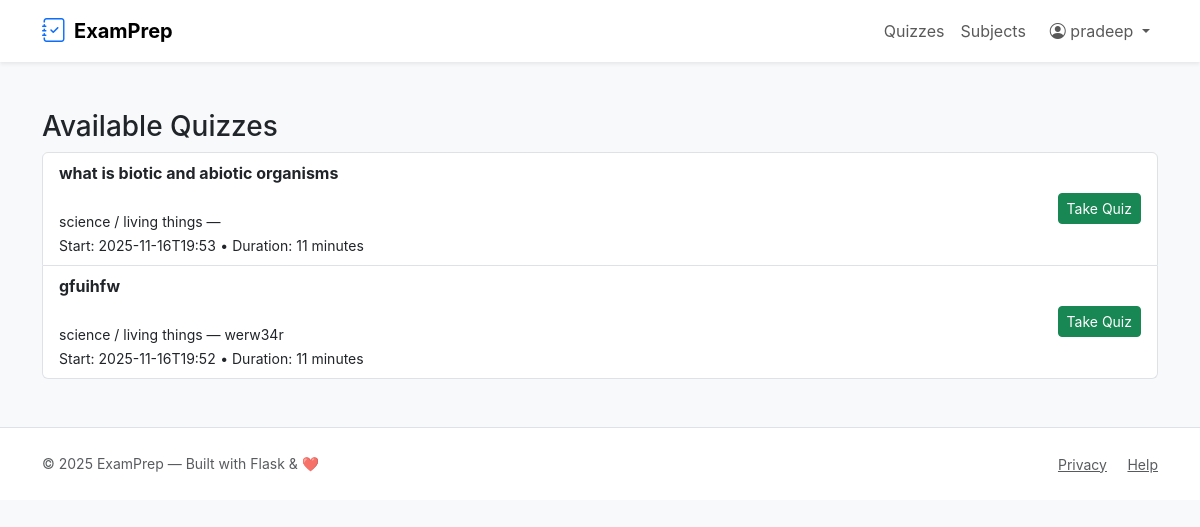
Page /quizzes (signed in) on the earlier database version.
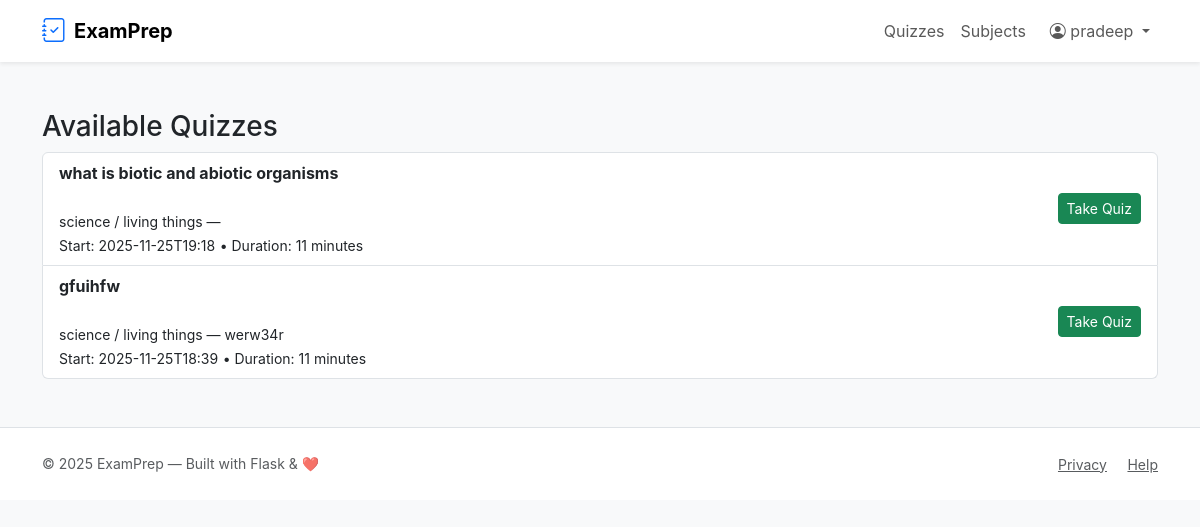
Same page on the later database version.
### tables this page shows
CREATE TABLE quizzes (
    id INTEGER PRIMARY KEY AUTOINCREMENT,
    chapter_id INTEGER NOT NULL,
    title TEXT NOT NULL,
    description TEXT,
    start_datetime TEXT,        -- ISO string e.g. 2025-11-16T10:00:00 (UTC)
    duration_minutes INTEGER,   -- duration in minutes (HH*60 + MM)
    is_active INTEGER DEFAULT 1,
    created_on TEXT NOT NULL DEFAULT (datetime('now')),
    FOREIGN KEY(chapter_id) REFERENCES chapters(id) ON DELETE CASCADE
);

CREATE TABLE subjects (
    id INTEGER PRIMARY KEY AUTOINCREMENT,
    name TEXT NOT NULL UNIQUE,
    description TEXT,
    created_on TEXT NOT NULL DEFAULT (datetime('now'))
);

CREATE TABLE chapters (
    id INTEGER PRIMARY KEY AUTOINCREMENT,
    subject_id INTEGER NOT NULL,
    name TEXT NOT NULL,
    description TEXT,
    created_on TEXT NOT NULL DEFAULT (datetime('now')),
    FOREIGN KEY(subject_id) REFERENCES subjects(id) ON DELETE CASCADE
);

### app.py (the view)
@app.route('/quizzes')
@login_required
def list_quizzes():
    rows = query_db('''
        SELECT q.*, ch.name AS chapter_name, s.name AS subject_name
        FROM quizzes q
        JOIN chapters ch ON q.chapter_id = ch.id
        JOIN subjects s ON ch.subject_id = s.id
        ORDER BY q.start_datetime IS NULL, q.start_datetime DESC
    ''')
    quizzes = [dict(r) for r in rows]
    now = datetime.now()
    GRACE_SECONDS = 60  # optional tolerance
    for q in quizzes:
        q['is_active'] = False
        q['server_end_ts'] = None
        start_raw = q.get('start_datetime')
        duration = q.get('duration_minutes') or 0
        if start_raw:
            start_dt = None
            try:
                start_dt = datetime.fromisoformat(start_raw)
            except Exception:
                try:
                    start_dt = datetime.strptime(start_raw, '%Y-%m-%dT%H:%M')
                except Exception:
                    app.logger.debug("Cannot parse start_datetime for quiz %s: %s", q.get('id'), start_raw)
                    start_dt = None
            if start_dt:
                try:
                    end_dt = start_dt + timedelta(minutes=int(duration))
                except Exception:
                    end_dt = start_dt
                if start_dt <= now <= (end_dt + timedelta(seconds=GRACE_SECONDS)):
                    q['is_active'] = True
                    q['server_end_ts'] = end_dt.isoformat()
        else:
            q['is_active'] = True
    subjects = query_db('SELECT * FROM subjects ORDER BY name')
    return render_template('list_quizzes.html', quizzes=quizzes, subjects=subjects)

### app.py (called while the page is built)
def get_db():
    db = getattr(g, '_database', None)
    if db is None:
        db = g._database = sqlite3.connect(DATABASE)
        db.row_factory = sqlite3.Row
    return db

@app.teardown_appcontext
def close_connection(exc):
    db = getattr(g, '_database', None)
    if db is not None:
        db.close()

def query_db(query, args=(), one=False):
    cur = get_db().execute(query, args)
    rv = cur.fetchall()
    cur.close()
    return (rv[0] if rv else None) if one else rv

def login_required(f):
    @wraps(f)
    def decorated(*args, **kwargs):
        if 'user_id' not in session:
            flash('Please log in to continue.', 'warning')
            return redirect(url_for('login'))
        return f(*args, **kwargs)
    return decorated

### templates/list_quizzes.html
{% extends 'layout.html' %}
{% block content %}
<h3>{{ subject.name if subject else 'Available Quizzes' }}</h3>
<ul class="list-group">
  {% for q in quizzes %}
  <li class="list-group-item d-flex justify-content-between align-items-center">
    <div>
      <strong>{{ q.title }}</strong><br>
      <small>{{ q.subject_name }} / {{ q.chapter_name }} — {{ q.description or '' }}</small><br>
      {% if q.start_datetime %}<small>Start: {{ q.start_datetime }}</small>{% endif %}
      {% if q.duration_minutes %} <small> • Duration: {{ q.duration_minutes }} minutes</small>{% endif %}
    </div>
    <div>
  <a class="btn btn-sm btn-success" href="{{ url_for('take_quiz', quiz_id=q.id) }}">
    Take Quiz
  </a>
</div>
  </li>
  {% else %}
    <li class="list-group-item">No quizzes available.</li>
  {% endfor %}
</ul>
{% endblock %}

Differences in the rows shown:
changed quizzes "what is biotic and abiotic organisms": start_datetime "2025-11-16T19:53" → "2025-11-25T19:18"
changed quizzes "gfuihfw": start_datetime "2025-11-16T19:52" → "2025-11-25T18:39"
